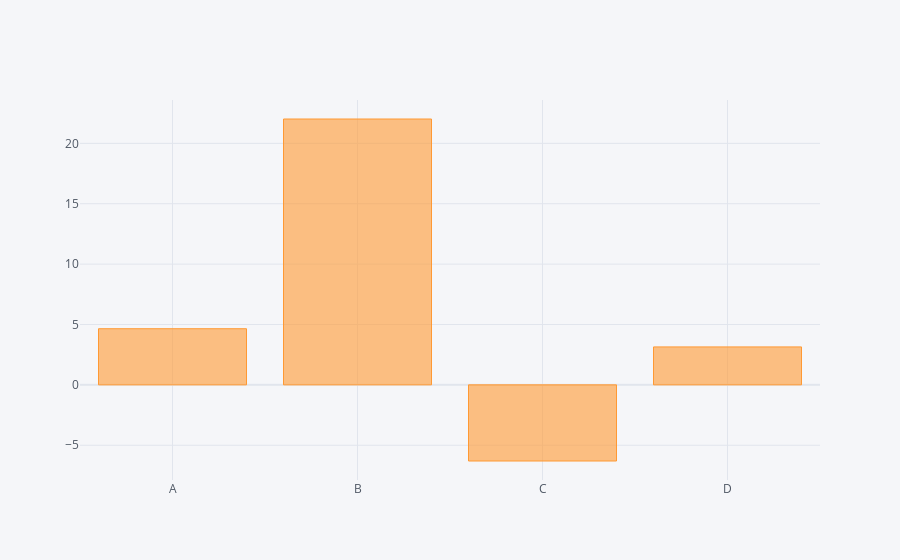

Source (notebook cell):
### Code cell
df.sum().iplot(kind='bar')

### Figure 1 — Plotly figure (JSON) as saved in the notebook; plotly's stock layout.template omitted (floating-point values rounded to 4 significant figures)
{"data": [{"marker": {"color": "rgba(255, 153, 51, 0.6)", "line": {"color": "rgba(255, 153, 51, 1.0)", "width": 1}}, "name": "None", "orientation": "v", "text": "", "type": "bar", "x": ["A", "B", "C", "D"], "y": [4.648, 22.02, -6.307, 3.142]}], "layout": {"legend": {"bgcolor": "#F5F6F9", "font": {"color": "#4D5663"}}, "paper_bgcolor": "#F5F6F9", "plot_bgcolor": "#F5F6F9", "title": {"font": {"color": "#4D5663"}}, "xaxis": {"gridcolor": "#E1E5ED", "showgrid": true, "tickfont": {"color": "#4D5663"}, "title": {"font": {"color": "#4D5663"}, "text": ""}, "zerolinecolor": "#E1E5ED"}, "yaxis": {"gridcolor": "#E1E5ED", "showgrid": true, "tickfont": {"color": "#4D5663"}, "title": {"font": {"color": "#4D5663"}, "text": ""}, "zerolinecolor": "#E1E5ED"}}}
